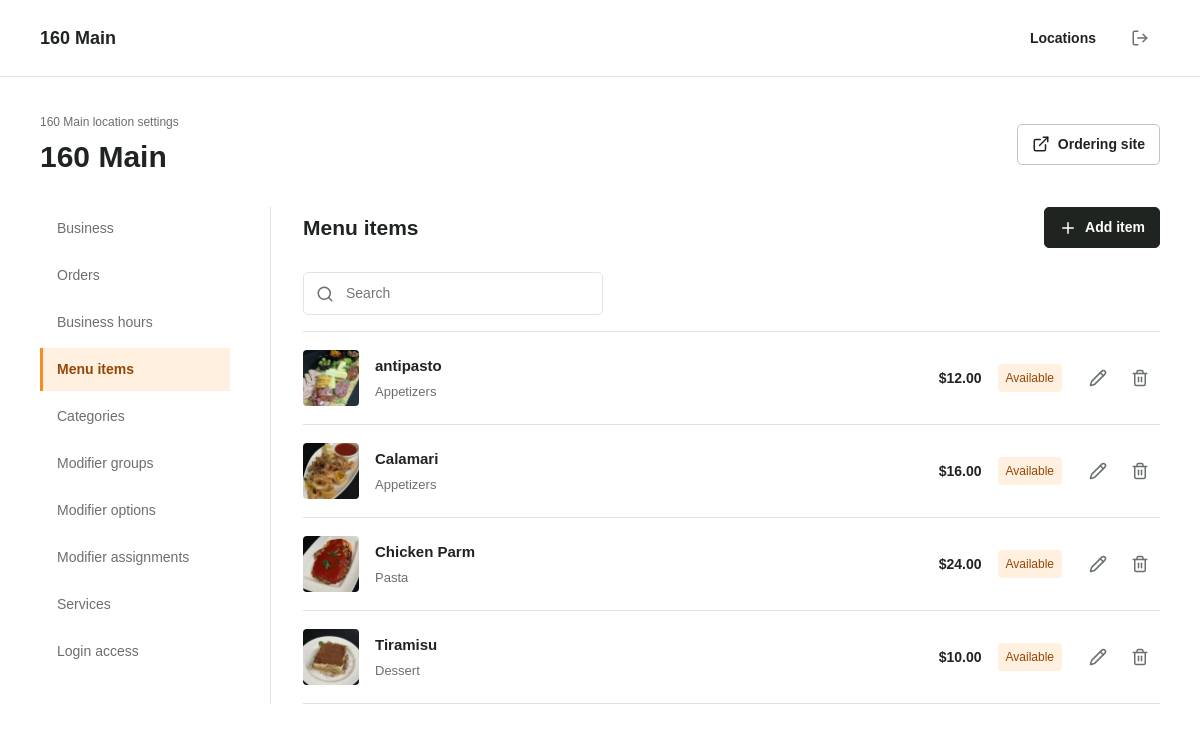
The app's page /onboarding/one-sixty-main/?section=menu (signed in) with its own data.
### tenants/models.py (models this page shows, shortened)
class Tenant(models.Model):
    account = models.ForeignKey(Account, on_delete=models.CASCADE, related_name="restaurants")
    ordering_paused = models.BooleanField(default=False)
    closure_message = models.CharField(max_length=250, blank=True, default="")
    preparation_minutes = models.PositiveIntegerField(default=20, validators=[MinValueValidator(1), MaxValueValidator(240)])
    scheduled_pickup_enabled = models.BooleanField(default=False)
    scheduling_days = models.PositiveIntegerField(default=7, validators=[MinValueValidator(1), MaxValueValidator(30)])
    pickup_interval_minutes = models.PositiveIntegerField(default=15, validators=[MinValueValidator(5), MaxValueValidator(60)])
    media_key = models.UUIDField(default=uuid4, editable=False, unique=True)
    logo = models.ImageField(upload_to=logo_upload_path, blank=True, max_length=500)
    name = models.CharField(max_length=120)
    slug = models.SlugField(max_length=80, unique=True, blank=True)
    primary_domain = models.CharField(max_length=255, unique=True, blank=True, null=True)
    logo_url = models.URLField(max_length=500, blank=True, default="")
    business_email = models.EmailField(blank=True, default="")
    business_phone = models.CharField(max_length=32, blank=True, default="")
    address_line1 = models.CharField(max_length=160, blank=True, default="")
    address_line2 = models.CharField(max_length=160, blank=True, default="")
    city = models.CharField(max_length=80, blank=True, default="")
    state = models.CharField(max_length=40, blank=True, default="")
    postal_code = models.CharField(max_length=20, blank=True, default="")
    timezone = models.CharField(max_length=64, default="America/Detroit")
    is_active = models.BooleanField(default=True)
    created_at = models.DateTimeField(auto_now_add=True)
    updated_at = models.DateTimeField(auto_now=True)
    class Meta:
        ordering = ["name"]
    @property
    def logo_src(self):
        return self.logo.url if self.logo else self.logo_url

class Account(models.Model):
    name = models.CharField(max_length=120)
    slug = models.SlugField(max_length=80, unique=True, blank=True)
    stripe_account_id = models.CharField(max_length=255, blank=True, default="")
    stripe_charges_enabled = models.BooleanField(default=False)
    stripe_onboarding_complete = models.BooleanField(default=False)
    stripe_application_fee_percent = models.DecimalField(max_digits=5, decimal_places=2, null=True, blank=True, validators=[MinValueValidator(0), MaxValueValidator(100)])
    stripe_application_fee_fixed_cents = models.PositiveIntegerField(null=True, blank=True)
    created_at = models.DateTimeField(auto_now_add=True)
    updated_at = models.DateTimeField(auto_now=True)
    class Meta:
        ordering = ["name"]

### catalog/models.py (models this page shows, shortened)
class MenuItem(models.Model):
    image = models.ImageField(upload_to=menu_upload_path, blank=True, max_length=500)
    tenant = models.ForeignKey("tenants.Tenant", on_delete=models.CASCADE, related_name="menu_items")
    category = models.ForeignKey(MenuCategory, on_delete=models.PROTECT, related_name="items")
    name = models.CharField(max_length=120)
    description = models.TextField(blank=True, default="")
    price = models.DecimalField(max_digits=10, decimal_places=2)
    image_url = models.URLField(max_length=500, blank=True, default="")
    dietary_tags = models.ManyToManyField(DietaryTag, blank=True, related_name="menu_items")
    is_active = models.BooleanField(default=True)
    sort_order = models.PositiveIntegerField(default=0)
    created_at = models.DateTimeField(auto_now_add=True)
    updated_at = models.DateTimeField(auto_now=True)
    class Meta:
        unique_together = ("tenant", "name")
        ordering = ["category__sort_order", "sort_order", "name"]
    def __str__(self):
        return self.name
    @property
    def image_src(self):
        return self.image.url if self.image else self.image_url

class MenuCategory(models.Model):
    tenant = models.ForeignKey("tenants.Tenant", on_delete=models.CASCADE, related_name="menu_categories")
    name = models.CharField(max_length=80)
    slug = models.SlugField(max_length=80)
    sort_order = models.PositiveIntegerField(default=0)
    is_active = models.BooleanField(default=True)
    class Meta:
        unique_together = ("tenant", "slug")
        ordering = ["sort_order", "name"]

### tenants/views.py (the view, shortened to what this page needs)
# urls.py: path("<slug:tenant_slug>/", views.restaurant_manage, name="restaurant_manage"),
@restaurant_access
def restaurant_manage(request, tenant):
    ensure_tenant_onboarding_defaults(tenant)
    section = request.GET.get("section", "overview")
    if section not in dict(SECTIONS) and section != "access":
        return redirect(_manage_url(tenant))
    can_manage_access = can_manage_tenant_access(request.user, tenant)
    if section == "access" and not can_manage_access:
        raise PermissionDenied
    context = _context(tenant, section)
    context["can_manage_access"] = can_manage_access
    action = request.POST.get("action")
    if request.method == "POST" and action not in {"business", "hours", "services", "access", "revoke_access", "ordering"}:
        raise PermissionDenied
    context["tenant_form"] = TenantOnboardingForm(instance=tenant, prefix="tenant")
    context["access_form"] = RestaurantAccessForm(prefix="owner")
    context["ordering_form"] = OrderingSettingsForm(instance=tenant, prefix="ordering")
    for key, model, factory, prefix, ordering in [
        ("hours", BusinessHour, BusinessHourFormSet, "hours", "day_of_week"),
        ("services", TenantIntegration, TenantIntegrationFormSet, "integrations", "kind"),
    ]:
        queryset = model.objects.filter(tenant=tenant).order_by(ordering)
        bound = request.method == "POST" and action == key
        if bound:
            _validate_formset_identity(request.POST, queryset, prefix)
        formset = factory(request.POST if bound else None, queryset=queryset, prefix=prefix)
        context["hours_formset" if key == "hours" else "integration_formset"] = formset
    context.update(
        hours_overrides=tenant.hours_overrides.all(),
        categories=MenuCategory.objects.filter(tenant=tenant).prefetch_related("items", "modifier_groups__group"),
        menu_items=MenuItem.objects.filter(tenant=tenant).select_related("category").prefetch_related("modifier_groups__group"),
        modifier_groups=ModifierGroup.objects.filter(tenant=tenant).prefetch_related("options", "menuitemmodifiergroup_set", "menucategorymodifiergroup_set"),
        options=ModifierOption.objects.filter(group__tenant=tenant).select_related("group"),
        category_links=MenuCategoryModifierGroup.objects.filter(category__tenant=tenant, group__tenant=tenant).select_related("category", "group"),
        item_links=MenuItemModifierGroup.objects.filter(menu_item__tenant=tenant, group__tenant=tenant).select_related("menu_item", "group"),
        memberships=tenant.memberships.select_related("user") if can_manage_access else [],
    )
    return render(request, "onboarding/manage.html", context)

### templates/onboarding/manage.html (shortened to what this page needs)
{% extends "onboarding/workspace.html" %}
{% block workspace %}
{% if section == 'overview' %}
<section class="editor-surface">
  <div class="section-heading"><h2>Business profile</h2><span class="status-pill {% if tenant.is_active %}is-on{% endif %}">{% if tenant.is_active %}Active{% else %}Inactive{% endif %}</span></div>
  <form method="post" enctype="multipart/form-data" class="onboarding-form">
    {% csrf_token %}<input type="hidden" name="action" value="business">
    {% include "onboarding/fields.html" with form=tenant_form %}
    <div class="form-actions"><button class="btn btn-dark" type="submit"><i data-lucide="check"></i> Save business</button></div>
  </form>
</section>
{% else %}
<section>
  <div class="section-heading">
    {% if section == 'menu' %}<h2>Menu items</h2><a class="btn btn-dark" href="{% url 'onboarding:catalog_create' tenant.slug 'item' %}"><i data-lucide="plus"></i> Add item</a>
    {% elif section == 'categories' %}<h2>Categories</h2><a class="btn btn-dark" href="{% url 'onboarding:catalog_create' tenant.slug 'category' %}"><i data-lucide="plus"></i> Add category</a>
    {% elif section == 'modifiers' %}<h2>Modifier groups</h2><a class="btn btn-dark" href="{% url 'onboarding:catalog_create' tenant.slug 'group' %}"><i data-lucide="plus"></i> Add group</a>
    {% elif section == 'options' %}<h2>Modifier options</h2><a class="btn btn-dark" href="{% url 'onboarding:catalog_create' tenant.slug 'option' %}"><i data-lucide="plus"></i> Add option</a>
    {% endif %}
  </div>
  <div class="list-toolbar"><label class="search-control"><i data-lucide="search"></i><input type="search" placeholder="Search" aria-label="Search current list" data-list-search></label></div>
  <div class="record-list" data-search-list>
    {% if section == 'menu' %}
      {% for item in menu_items %}<article class="record-row" data-search-row>
        {% if item.image_src %}<img class="menu-thumbnail" src="{{ item.image_src }}" alt="">{% else %}<span class="menu-thumbnail thumbnail-placeholder"><i data-lucide="utensils"></i></span>{% endif %}
        <div class="record-main"><strong>{{ item.name }}</strong><small>{{ item.category.name }}{% for link in item.modifier_groups.all %} · {{ link.group.name }}{% endfor %}</small></div>
        <span class="record-price">${{ item.price }}</span><span class="status-pill {% if item.is_active %}is-on{% endif %}">{% if item.is_active %}Available{% else %}Hidden{% endif %}</span>
        {% include "onboarding/row_actions.html" with kind="item" record=item %}
      </article>{% empty %}<div class="empty-state"><h3>No menu items yet</h3><a href="{% url 'onboarding:catalog_create' tenant.slug 'item' %}">Add your first item</a></div>{% endfor %}
    {% endif %}
  </div>
</section>
{% endif %}
{% endblock %}

### templates/onboarding/workspace.html (shortened to what this page needs)
{% extends "onboarding/base.html" %}
{% block content %}
<header class="onboarding-header">
  <div><p class="section-kicker">{{ tenant.account.name }} location settings</p><h1>{{ tenant.name }}</h1></div>
  <a class="btn btn-outline-dark" href="/{{ tenant.slug }}/" target="_blank" rel="noopener"><i data-lucide="external-link"></i> Ordering site</a>
</header>
<div class="onboarding-layout">
  <aside class="setup-nav" aria-label="Location settings">
    {% for key, label in sections %}{% if key == 'orders' %}<a href="{% url 'order_operations' tenant.slug %}" {% if section == key %}class="is-current" aria-current="page"{% endif %}>{{ label }}</a>{% else %}<a href="{% url 'onboarding:restaurant_manage' tenant.slug %}?section={{ key }}" {% if section == key %}class="is-current" aria-current="page"{% endif %}>{{ label }}</a>{% endif %}{% endfor %}
    {% if can_manage_access %}<a href="{% url 'onboarding:restaurant_manage' tenant.slug %}?section=access" {% if section == 'access' %}class="is-current" aria-current="page"{% endif %}>Login access</a>{% endif %}
  </aside>
  <div class="setup-content">{% block workspace %}{% endblock %}</div>
</div>
{% endblock %}

### templates/onboarding/base.html (shortened to what this page needs)
{% load static %}
<!DOCTYPE html>
<html lang="en">
<head>
  <link href="https://cdn.jsdelivr.net/npm/bootstrap@5.3.3/dist/css/bootstrap.min.css" rel="stylesheet">
  <link rel="stylesheet" href="{% static 'css/onboarding.css' %}">
</head>
<body class="onboarding-body">
  <nav class="onboarding-nav" aria-label="Account">
    <div class="workspace-width nav-inner">
      <a class="onboarding-brand" href="{% if login_page %}#{% else %}{% url 'onboarding:restaurant_list' %}{% endif %}">
        {% if tenant.logo_src %}<img src="{{ tenant.logo_src }}" alt="{{ tenant.name }}" class="brand-logo">{% elif tenant %}<span>{{ tenant.name }}</span>{% else %}<span>Carryout</span>{% endif %}
      </a>
      {% if user.is_authenticated and not login_page %}
      <div class="nav-actions">
        <a href="{% url 'onboarding:restaurant_list' %}" class="nav-link">Locations</a>
        <form method="post" action="{% url 'onboarding:logout' %}">{% csrf_token %}<button class="icon-button" title="Sign out" aria-label="Sign out"><i data-lucide="log-out"></i></button></form>
      </div>
      {% endif %}
    </div>
  </nav>
  <main class="workspace-width onboarding-shell">
    {% block content %}{% endblock %}
  </main>
</body>
</html>

### templates/onboarding/row_actions.html
<div class="row-actions"><a class="icon-button" href="{% url 'onboarding:catalog_edit' tenant.slug kind record.pk %}" title="Edit {{ record }}" aria-label="Edit {{ record }}"><i data-lucide="pencil"></i></a><a class="icon-button danger-action" href="{% url 'onboarding:catalog_delete' tenant.slug kind record.pk %}" title="Delete {{ record }}" aria-label="Delete {{ record }}"><i data-lucide="trash-2"></i></a></div>

### records on screen
Tenant: name "160 Main", account.name "160 Main"
MenuItem: image_src (picture), name "antipasto", category.name "Appetizers", price "12.00", is_active "Available"
MenuItem: image_src (picture), name "Calamari", category.name "Appetizers", price "16.00", is_active "Available"
MenuItem: image_src (picture), name "Chicken Parm", category.name "Pasta", price "24.00", is_active "Available"
MenuItem: image_src (picture), name "Tiramisu", category.name "Dessert", price "10.00", is_active "Available"

### other values on screen
{{ label }} "Business" "Business hours" "Menu items" "Categories" "Modifier groups" "Modifier options" "Modifier assignments" "Services"
{{ label }} "Orders"
